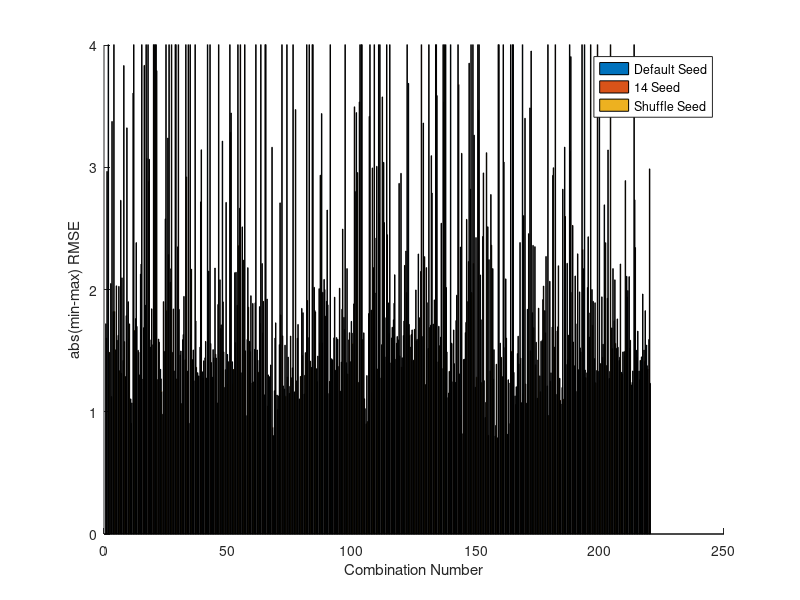

Write the MATLAB code that produced this figure. (Note: this script raises an error after producing the figure.)
%% Combinations_Bar.m
% Nipun Gunawardena 
% Plot combinations analysis differently

clear all, close all, clc


%% Load and rename data
load('CombinationStatisticsDefault.mat');
mmDef = mmRmse;

load('CombinationStatistics14.mat');
mm14 = mmRmse;

load('CombinationStatisticsShuffle.mat');
mmShuf = mmRmse;

len = length(mmRmse);
combiNum = 1:len;

tot = [mmDef, mm14, mmShuf];


%% Plot
figure()
hold on
bar(tot);
xlabel('Combination Number');
ylabel('abs(min-max) RMSE');
legend('Default Seed', '14 Seed', 'Shuffle Seed');
ylim([0 4]);

rho = corr([mmDef, mm14, mmShuf], 'Type', 'Spearman');